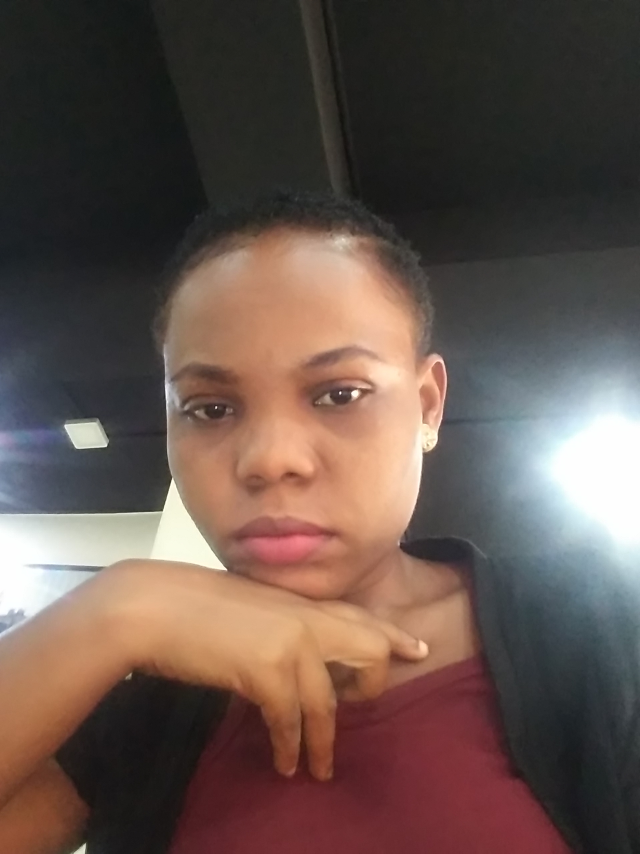
#> input picture Oluchi.jpg, 1920 x 2560 px (shown at 1/3 size)
$ python Demo.py
#> lines starting #> are read from the running program, lines starting #| are printed output that depends on the picture; after the words box and inside, x2 and y2 are one past the last pixel; in counts of white or black regions, pixels touching at a corner belong together
import cv2
import imutils

img = cv2.imread("Oluchi.jpg")
#> img is the input picture: shape (2560, 1920, 3); mean B, G, R 76.3, 83.4, 101.2

cv2.imwrite("OluchiCopy.png",img) # save image as png

cv2.imshow("AI_Master_Class", img)


gray_img = cv2.cvtColor(img, cv2.COLOR_BGR2GRAY) # convert image to grey
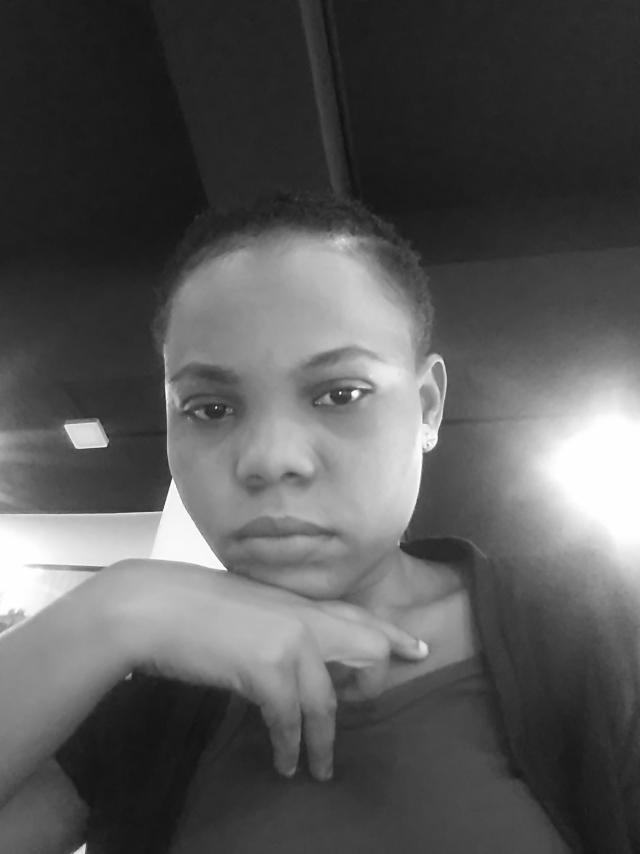
#> gray_img: shape (2560, 1920) (shown at 1/3 size); min 16, max 255, mean 87.9

cv2.imwrite("Oluchi_gray.png", gray_img)

cv2.imshow("Orig", img)
cv2.imshow("Gray", gray_img)

# convert threshhold image(black and white)

thresh_img = cv2.threshold(gray_img, 190,255, cv2.THRESH_BINARY)[1]
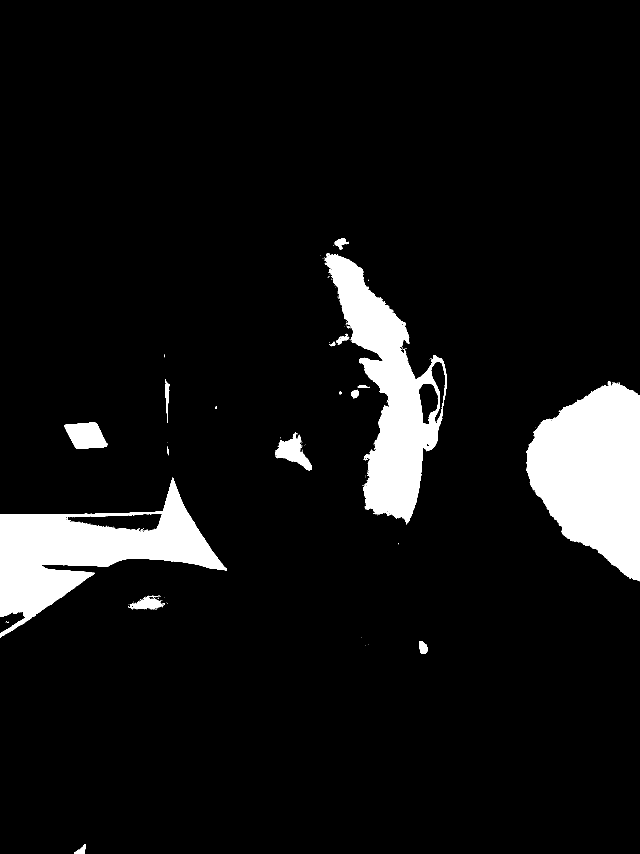
#> thresh_img: shape (2560, 1920) (shown at 1/3 size); 7.8% white; 266 white regions (247 under 20 px), largest, box (x1, y1, x2, y2) and area: (1578, 1143, 1920, 1744) 139002, (0, 1433, 681, 1914) 117033, (974, 759, 1340, 1574) 108820
cv2.imwrite("Oluchi_threshold.jpg", thresh_img)

thresh_img2 = cv2.threshold(gray_img, 100,255, cv2.THRESH_BINARY)[1]
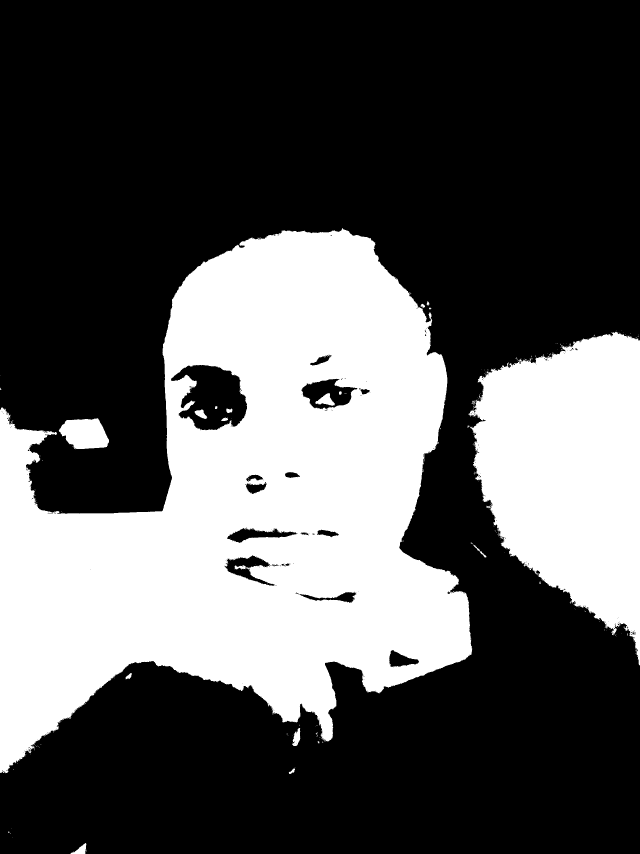
#> thresh_img2: shape (2560, 1920) (shown at 1/3 size); 34.1% white; 338 white regions (314 under 20 px), largest, box (x1, y1, x2, y2) and area: (0, 684, 1417, 2319) 1318839, (1405, 995, 1920, 1996) 339918, (176, 1255, 327, 1348) 10392
cv2.imwrite("Oluchi_threshold2.jpg", thresh_img2)

thresh_img3 = cv2.threshold(gray_img, 90,255, cv2.THRESH_BINARY)[1]
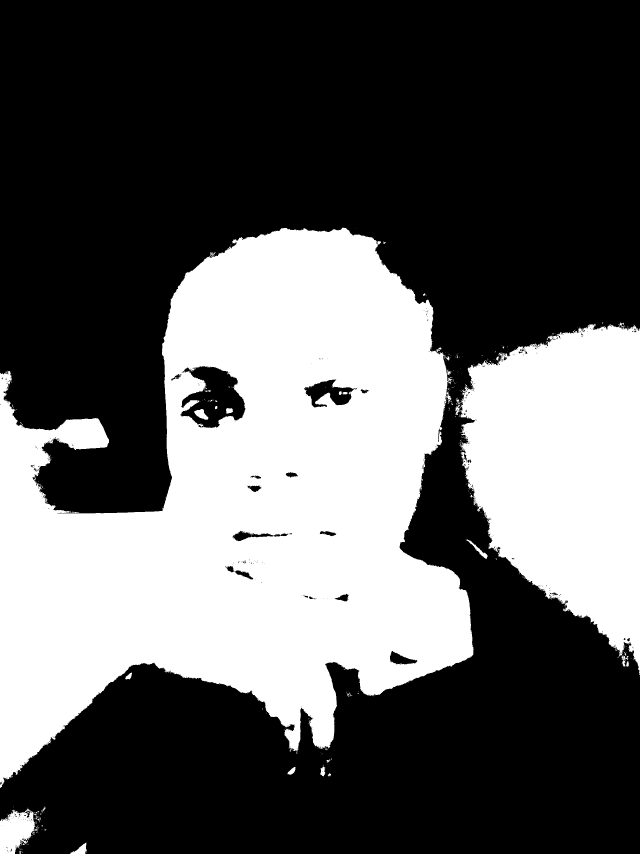
#> thresh_img3: shape (2560, 1920) (shown at 1/3 size); 36.8% white; 588 white regions (545 under 20 px), largest, box (x1, y1, x2, y2) and area: (0, 683, 1421, 2364) 1399607, (1378, 971, 1920, 2025) 390608, (0, 2426, 106, 2560) 9712
cv2.imwrite("Oluchi_threshold3.jpg", thresh_img3)

thresh_img4 = cv2.threshold(gray_img, 60,255, cv2.THRESH_BINARY)[1]
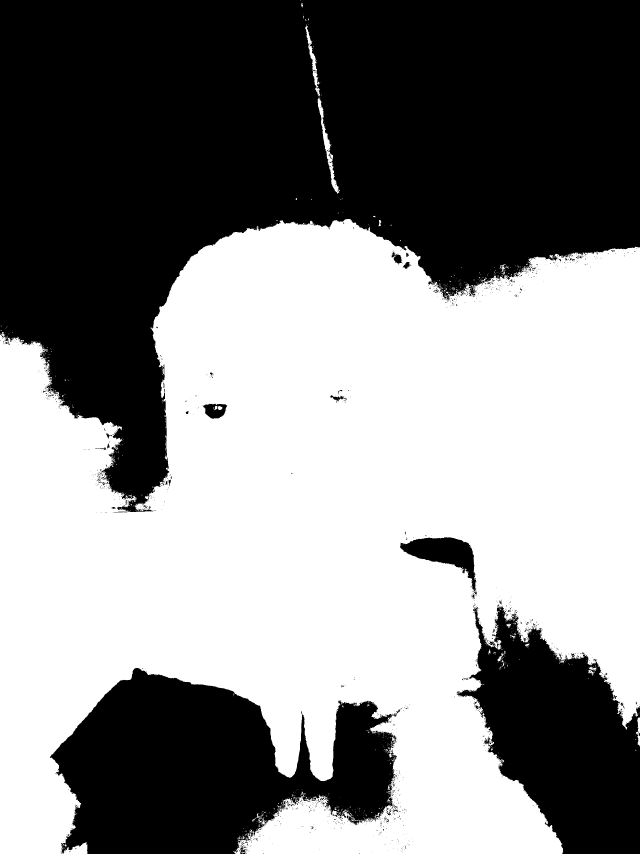
#> thresh_img4: shape (2560, 1920) (shown at 1/3 size); 53.1% white; 1573 black regions (1493 under 20 px), largest, box (x1, y1, x2, y2) and area: (0, 0, 1920, 1537) 1686081, (150, 2004, 1191, 2560) 362637, (1370, 1819, 1920, 2560) 232444
cv2.imwrite("Oluchi_threshold4.jpg", thresh_img4)

thresh_img5 = cv2.threshold(gray_img, 75,255, cv2.THRESH_BINARY)[1]
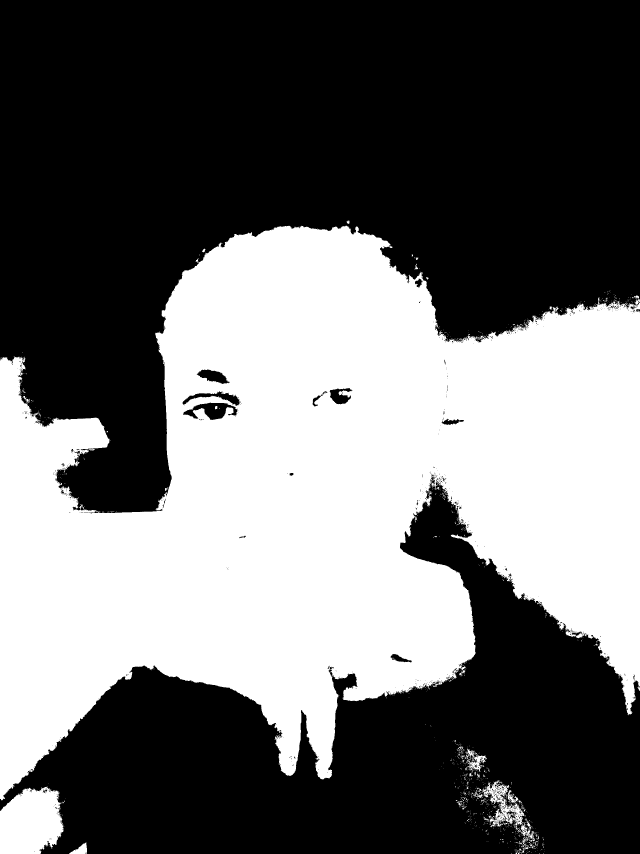
#> thresh_img5: shape (2560, 1920) (shown at 1/3 size); 42.2% white; 1376 white regions (1308 under 20 px), largest, box (x1, y1, x2, y2) and area: (0, 677, 1920, 2402) 2026322, (0, 2360, 192, 2560) 30593, (1446, 2341, 1573, 2481) 5688
cv2.imwrite("Oluchi_threshold5.jpg", thresh_img5)


# resize an image
resize_img = imutils.resize(img, width=50)
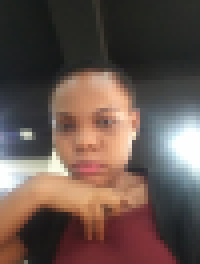
#> resize_img: shape (66, 50, 3) (shown 4 times larger); mean B, G, R 76.3, 83.4, 101.2
cv2.imwrite("Oluchi_resized.jpg", resize_img)

#image smoothening/ blurring

# dst = cv2.GuassianBlur(src, (kernel), borderType)

guaassian_blur_img = cv2.GaussianBlur(img,(21,21),0)

#> (the run stopped early here; a loop or call above may not have finished)
